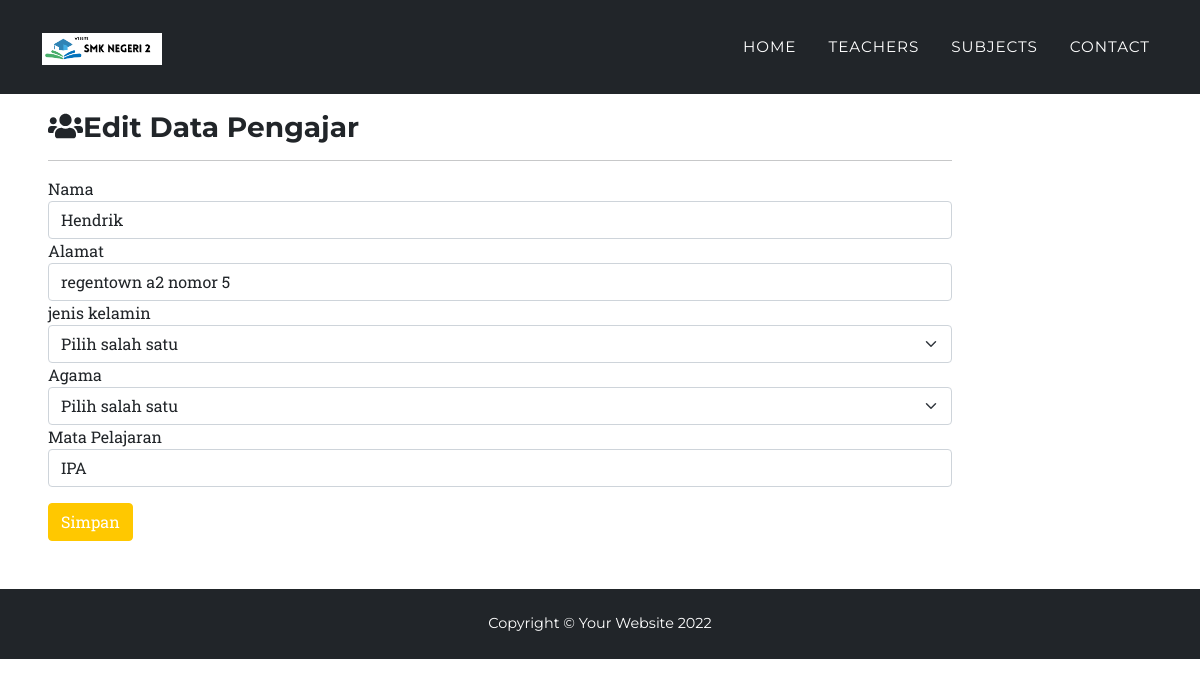
The app's page /edit.php?id=4 with its own data.
### tables this page shows
CREATE TABLE `tbl_pengajar` (
  `id` int(11) NOT NULL,
  `nidn` int(11) NOT NULL,
  `nama` varchar(30) NOT NULL,
  `alamat` varchar(40) NOT NULL,
  `jenis_kelamin` varchar(9) NOT NULL,
  `agama` varchar(10) NOT NULL,
  `mata_pelajaran` varchar(20) NOT NULL
);

### function.php (called while the page is built, shortened)
<?php
$conn = mysqli_connect('sqlXXX.epizy.com', 'epiz_31003736','JZ0vgJmuuo' ,'epiz_31003736_dbsekolah');
function query($query)
{
    global $conn;
    $result = mysqli_query($conn, $query);
    if (mysqli_num_rows($result) == 1) {
        return mysqli_fetch_assoc($result);
    }
    $rows = [];
    return $rows;
}

### edit.php (the view, shortened to what this page needs)
<?php
require 'function.php';
$id = $_GET['id'];
$guru = query("SELECT * FROM tbl_pengajar WHERE id = $id");
?>
<!DOCTYPE html>
<html lang="en">
<head>
  <link href="css/styles.css" rel="stylesheet" />
</head>
<body id="page-top">
  <nav class="navbar navbar-expand-lg navbar-dark fixed-top bg-dark" id="mainNav">
    <div class="container">
      <a class="navbar-brand" href="#page-top"><img src="assets/img/navbar-academic.png" alt="..." /></a>
      <div class="collapse navbar-collapse" id="navbarResponsive">
        <ul class="navbar-nav text-uppercase ms-auto py-4 py-lg-0">
          <li class="nav-item"><a class="nav-link" href="index.php">Home</a></li>
          <li class="nav-item"><a class="nav-link" href="teachers.php">Teachers</a></li>
          <li class="nav-item"><a class="nav-link" href="portfolio.php">Subjects</a></li>
          <li class="nav-item"><a class="nav-link" href="contact.php">Contact</a></li>
        </ul>
      </div>
    </div>
  </nav>
  <div class="col-md-10 p-5">
    <div>
      <h3><i class="fas fa-users mt-5"></i>Edit Data Pengajar</h3>
    </div>
    <hr>
    <form method="POST" action="">
      <div class="form-group">
        <label for="nama">Nama </label>
        <input type="text" class="form-control" id="nama" name="nama" value="<?= $guru['nama'] ?>" autofocus required autocomplete="off">
      </div>
      <label for="nama">Alamat </label>
      <input type="text" class="form-control" id="alamat" name="alamat" value="<?= $guru['alamat'] ?>" autofocus required autocomplete="off">
      <div class="form-group">
        <label for="jenis_kelamin">jenis kelamin</label>
        <select class="form-select" aria-label="jenis_kelamin" id="jenis_kelamin" name="jenis_kelamin" value="<?= $guru['jenis_kelamin'] ?>" required autocomplete="off">
          <option selected>Pilih salah satu</option>
        </select>
      </div>
      <div class="form-group">
        <label for="agama">Agama</label>
        <select class="form-select" aria-label="agama" id="agama" name="agama" value="<?= $guru['agama'] ?>" required autocomplete="off">
          <option selected>Pilih salah satu</option>
        </select>
      </div>
      <div class="form-group">
        <label for="sekolah_asal">Mata Pelajaran</label>
        <input type="text" class="form-control" id="mata_pelajaran" name="mata_pelajaran" value="<?= $guru['mata_pelajaran'] ?>" required autocomplete="off">
      </div>
      <button type="submit" class="btn btn-primary mt-3" name="edit">Simpan</button>
    </form>
  </div>
  <footer class="footer bg-dark py-4">
    <div class="container">
      <div class="row align-items-center">
        <div class="text-white text-center">Copyright &copy; Your Website 2022</div>
      </div>
    </div>
  </footer>
</body>
</html>

### records on screen
tbl_pengajar: nama "Hendrik", alamat "regentown a2 nomor 5", jenis_kelamin "Pilih salah satu", agama "Pilih salah satu", mata_pelajaran "IPA"
